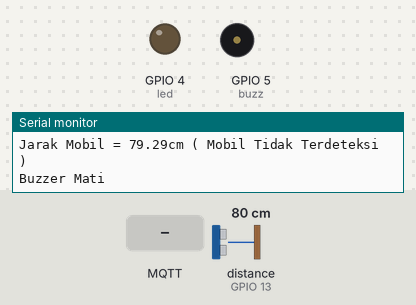
This sketch was run on a simulated ESP8266 (NodeMCU). Shown: output pins drawn as LEDs (lit = HIGH), buzzer (waves = sounding), the last lines printed to the serial monitor. Wiring (inferred from the names in the program): ultrasonic range finder: trigger GPIO 15; echo GPIO 13. The test bench sets the inputs (shaded band); at power-on: distance to the obstacle (sensor on GPIO 13) 80 cm. The echo pulse lasts 58.3 µs per cm; WiFi joins after 1.5 s; servers stay silent unless stated; no MQTT or app messages arrive unless stated; pins used as bus, display or sensor lines are not drawn.

Above: at 2.7 s.
2.8 s: distance to the obstacle (sensor on GPIO 13) set to 7 cm
4.3 s: distance to the obstacle (sensor on GPIO 13) set to 4 cm
At 5.2 s:
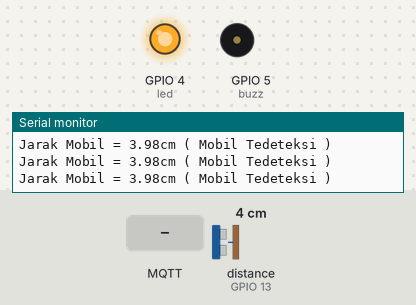
8.9 s: distance to the obstacle (sensor on GPIO 13) set to 9 cm
At 9.7 s:
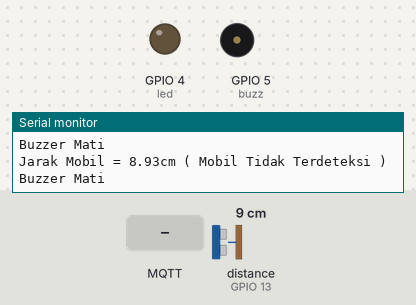
10.5 s: MQTT message "1" arrives on the first subscribed topic
At 11.6 s:
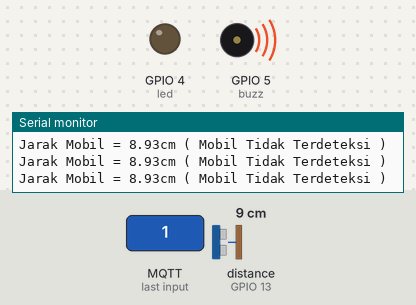
Timing chart, 0 to 13.1 s (numbered marks = the images above; inputs shaded):
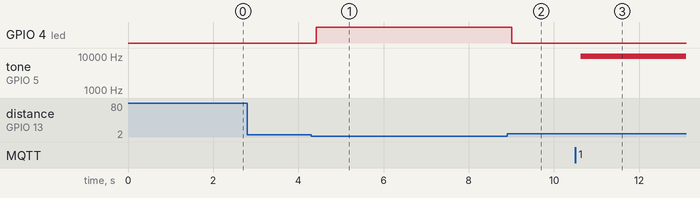

The sketch:

parkir_otomatis.ino
```cpp
#include<ESP8266WiFi.h>
#include<PubSubClient.h>
const char* ssid = "Fujasera";
const char* password = "murahenak";

#define mqttserver "broker.hivemq.com"
#define mqttport 1883


WiFiClient espClient;
PubSubClient client(espClient);

const int buzz = 5 ;
float jarakb;
int trigg = 15;
int echo =  13;
int jarbuz;
int led = 4;
char hasiljarak [4];
char hasilled [2];
int kondisiled;
bool mobilparkir, konBuzzer;

//Jadi sub
void callback(char* topic, byte* payload, unsigned int leght) {
  Serial.print ("Ada pesan : ");
  Serial.println ((char)payload[0]);
  if (mobilparkir==false) {
    if(((char)payload[0]=='0')){
      konBuzzer = false;
    }
    else{
      konBuzzer = true;
    }
  }
}

void setup() {
  // put your setup code here, to run once:

  pinMode(buzz, OUTPUT);
  pinMode(trigg, OUTPUT);
  pinMode(echo, INPUT);
  pinMode (led, OUTPUT);
  Serial.begin(115200);

  WiFi.begin(ssid,password);

  while (WiFi.status() != WL_CONNECTED) {
    delay(500);
    Serial.println ("Sedang mengkoneksikan WiFi...");
  }

  Serial.println ("WiFi terkonek...");
  client.setServer(mqttserver,mqttport);
  client.setCallback(callback);

}

void reconnect () {
  while(!client.connected()) {
    Serial.print("Sedang mengkoneksi ke MQTT...");
    if (client.connect("monitoring data")) {
      Serial.println("connected");
      client.subscribe("Buzzer13");
    }
    else {
      Serial.print("Filed....");
      Serial.print("Harap menunggu sampai terkoneksi");
      delay(5000);
    }
  }
}


void loop() {
  // put your main code here, to run repeatedly:
    ultra();
    float durasib = pulseIn(echo, HIGH);
    jarakb = (durasib*0.034) / 2   ;
    Serial.print("Jarak Mobil = ");
    Serial.print(jarakb);
    Serial.print("cm");
    jarbuz= 10000-jarakb;
    //jarbuz = jarakb+75;
    //tone(buzz,jarbuz);

    // Mobil Keluar
      if ( jarakb > 5.00){
        /*if (mobilparkir==true) {
          konBuzzer = true;
          digitalWrite(buzz, HIGH);
        }*/
          Serial.println(" ( Mobil Tidak Terdeteksi )");
          //tone(buzz,100);
          delay(100);
          //noTone(buzz);
          //digitalWrite(buzz,HIGH);
          //konBuzzer = true;
          digitalWrite(led,LOW);
          kondisiled = 0;
          mobilparkir = false;

        //Mengatur button hp
        if(konBuzzer == true){
          digitalWrite(buzz,HIGH);
          tone(buzz,jarbuz);
        }
        else{
          digitalWrite(buzz, LOW);
          noTone(buzz);
          Serial.print ("Buzzer Mati");
        }


    }

    else{
      //noTone(buzz);
      Serial.println(" ( Mobil Tedeteksi ) ");
      digitalWrite(buzz,LOW);
      noTone(buzz);
      digitalWrite(led,HIGH);
      kondisiled = 1;
      mobilparkir = true;
    }

    delay(100);
    Serial.println();
    dtostrf (jarakb,1,2,hasiljarak);
    dtostrf (kondisiled,1,0,hasilled);
    client.publish("LED",hasilled);
    client.publish("Jarak_Mobil",hasiljarak);
    if(!client.connected()){
      reconnect();
    }
    client.loop();

}
  //Ngetriger
  void ultra()
  {
  digitalWrite(trigg, LOW);
  delayMicroseconds(8);
  digitalWrite(trigg, HIGH);
  delayMicroseconds(8);
  digitalWrite(trigg, LOW);
  delayMicroseconds(8);
  }
```

Measured:
- the behaviour switches between 6 and 5 cm on distance to the obstacle (sensor on GPIO 13) (found by bisection; images 0 and 1)
- after the input at 4.3 s, GPIO 4 (led): LOW → HIGH after 0.12 s
- after the input at 8.9 s, GPIO 4 (led): HIGH → LOW after 0.11 s
- after the input at 10.5 s, tone on GPIO 5 (buzz): silent → 9991 Hz after 0.13 s
